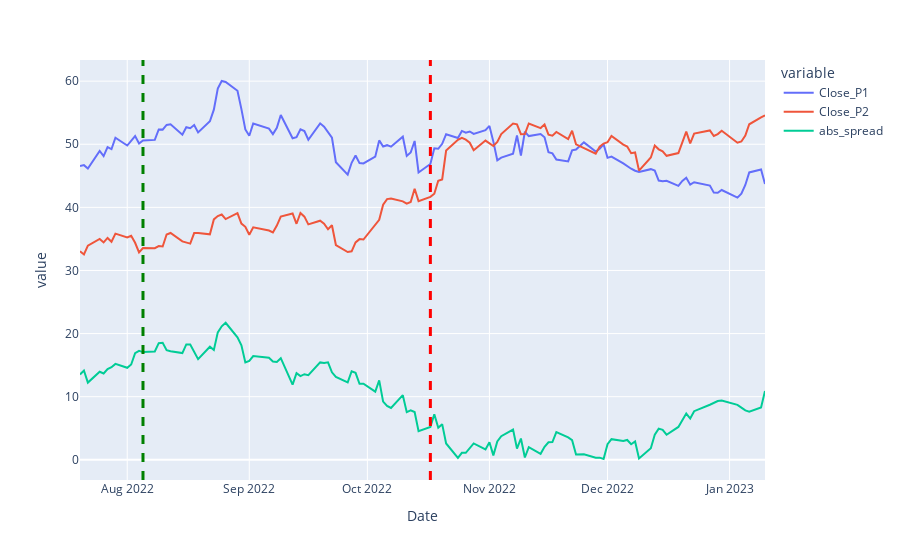

Write notebook code for a chart like this one.
### Markdown cell above
## Visualize the data for spotchecking

### Code cell
examine_output_data(
    tb=sample_output,
    ticker1=sampled_record.Ticker_P1.values[0],
    ticker2=sampled_record.Ticker_P2.values[0],
    date=sampled_record.Date.values[0]
)
